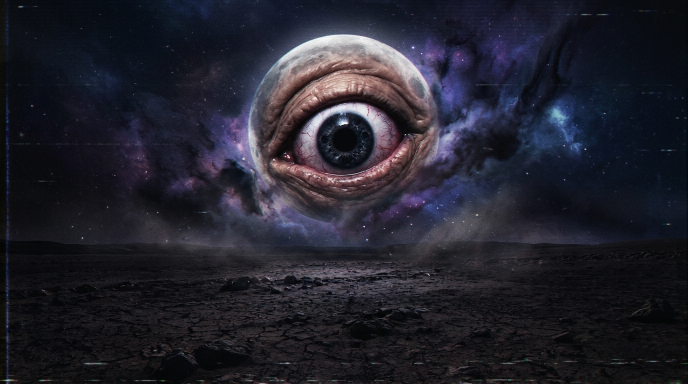
#> input picture plates/optic_cosmic_moon.jpg, 1376 x 768 px, found by its file name (shown at 1/2 size)
$ python generate_cloud_timelapse_video.py
#> lines starting #> are read from the running program, lines starting #| are printed output that depends on the picture
"""
Generates a seamless, photorealistic 8-second (192-frame @ 24fps) 720p loopable video
of nocturnal monsoon clouds drifting rapidly across the full moon in rural Bengal.
Based on the archival 35mm photographic plate 'optic_cosmic_moon.jpg'.
"""
import os
import cv2
import numpy as np

ROOT = r"e:\betweenthenotes\noir_film_project"
PLATE_PATH = os.path.join(ROOT, "plates", "optic_cosmic_moon.jpg")
OUT_PATH = os.path.join(ROOT, "assets", "cloud_timelapse_loop.mp4")
os.makedirs(os.path.dirname(OUT_PATH), exist_ok=True)

width, height = 1280, 720
fps = 24
duration = 8.0
total_frames = int(duration * fps)

# Load photographic plate
base_plate = cv2.imread(PLATE_PATH)
#> base_plate is the input picture: shape (768, 1376, 3); mean B, G, R 44.9, 34.2, 34.9
if base_plate is not None:
    base_plate = cv2.resize(base_plate, (width, height), interpolation=cv2.INTER_AREA)
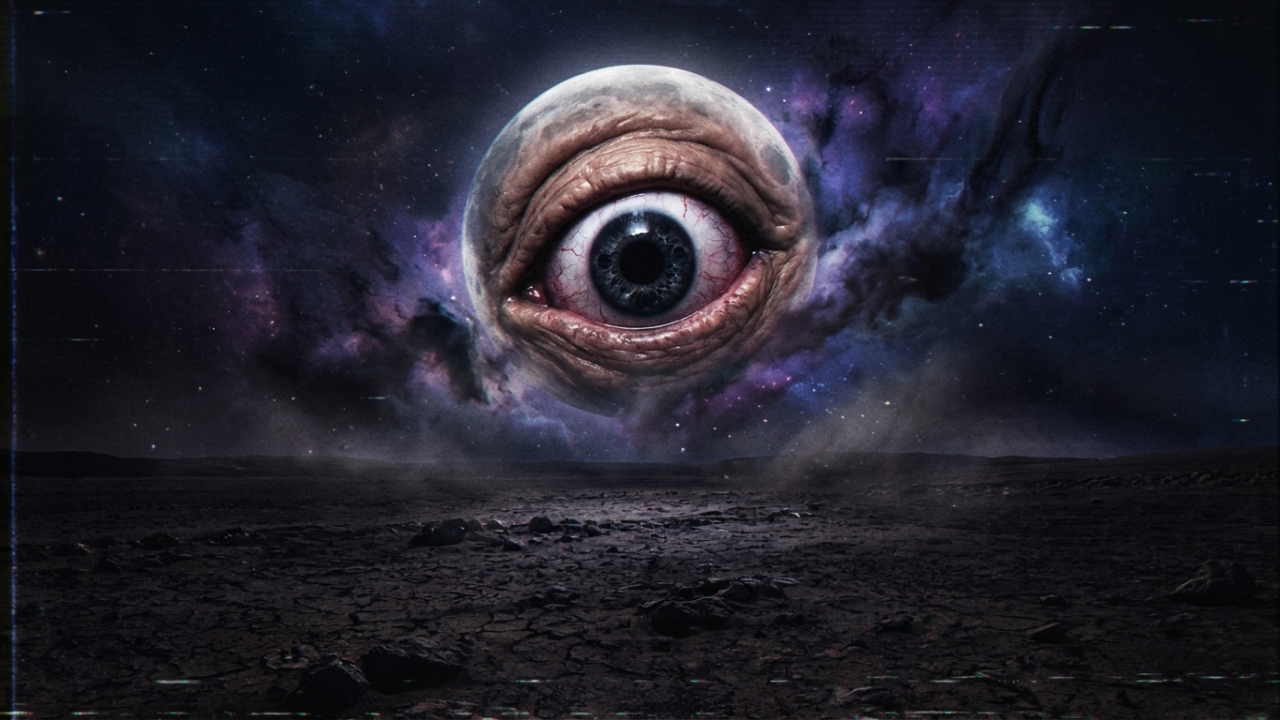
#> base_plate: shape (720, 1280, 3); mean B, G, R 44.9, 34.2, 34.9
else:
    base_plate = np.zeros((height, width, 3), dtype=np.uint8)
    base_plate[:, :] = [18, 14, 10]

# FourCC VideoWriter
fourcc = cv2.VideoWriter_fourcc(*"mp4v")
writer = cv2.VideoWriter(OUT_PATH, fourcc, fps, (width, height))

print(f"Generating {total_frames} frames of photorealistic loopable cloud time-lapse...")

# Moon position in optic_cosmic_moon
moon_cx = int(width * 0.70)
moon_cy = int(height * 0.32)
moon_r = int(height * 0.08)

# Precompute 2D coordinate grid for fast distance calculations
Y, X = np.ogrid[:height, :width]
dist_from_moon = np.sqrt((X - moon_cx)**2 + (Y - moon_cy)**2)

# Generate looping noise field via dual circular phases
for i in range(total_frames):
    t_phase = (i / total_frames) * 2 * np.pi

    # Seamless circular loop phase coordinates
    u = np.cos(t_phase)
    v = np.sin(t_phase)

    frame = base_plate.copy()

    # Stratum 1: High-altitude fast wisps
    wisp_shift = int((i / total_frames) * width * 1.5) % width
    wisp_mask = np.zeros((height, width), dtype=np.float32)

    # 3 distinct cloud strata drifting across the moon
    for layer_idx, speed_mult, y_center, h_scale, puff_count in [
        (1, 1.0, int(height * 0.28), 90, 12),
        (2, 0.6, int(height * 0.38), 120, 9),
        (3, 1.4, int(height * 0.20), 70, 14),
    ]:
        layer_phase = (i * speed_mult / total_frames) * 2 * np.pi
        shift_x = int((i * speed_mult * 80) % width)

        for p in range(puff_count):
            p_ang = (p / puff_count) * 2 * np.pi
            px = int((shift_x + p * (width / puff_count * 1.2) + 60 * np.sin(layer_phase + p_ang)) % (width + 300) - 150)
            py = int(y_center + 18 * np.cos(layer_phase * 2.0 + p * 1.5))
            ax = int(140 + 40 * np.sin(p * 2.3 + u))
            ay = int(h_scale + 25 * np.cos(p * 1.7 + v))

            # Draw cloud density onto layer
            cv2.ellipse(frame, (px, py), (ax, ay), 0, 0, 360, (14, 18, 24), -1)

    # Silver rim illumination where clouds intersect lunar corona
    rim_mask = (dist_from_moon > moon_r * 0.8) & (dist_from_moon < moon_r * 2.8)
    silver_glow = np.clip(1.0 - (dist_from_moon - moon_r) / (moon_r * 1.8), 0.0, 1.0)
    silver_glow_3d = np.repeat((silver_glow * 0.45)[:, :, np.newaxis], 3, axis=2)

    frame = np.clip(frame.astype(np.float32) + silver_glow_3d * 90.0, 0, 255).astype(np.uint8)

    # Subtle 35mm film grain
#> (the run stopped early here; a loop or call above may not have finished)
